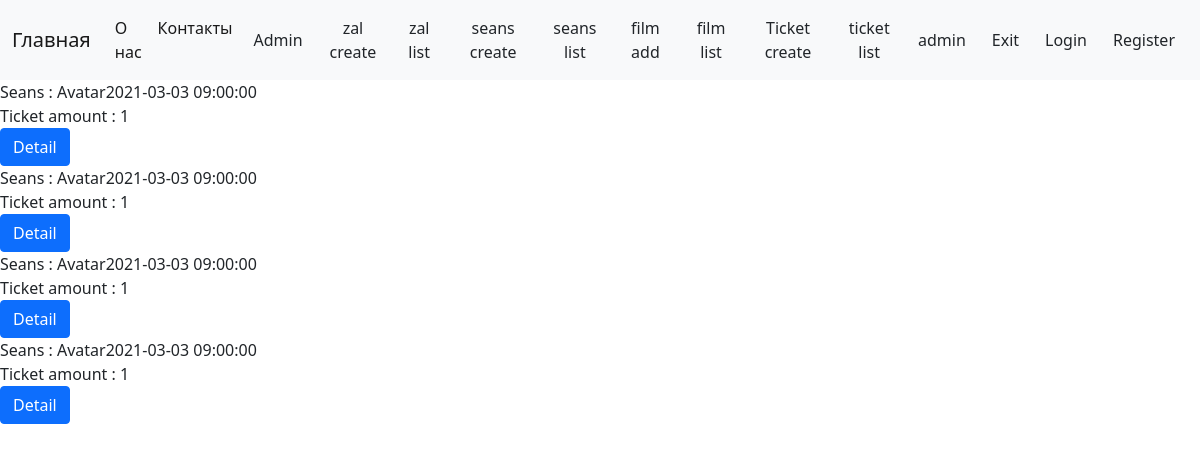
/ticket/list (signed in), run on the app's committed database.
### ticket/models.py (models this page shows, shortened)
class Ticket(models.Model):
    seans = models.ForeignKey(Seans, on_delete=models.CASCADE)
    user = models.ForeignKey('auth.User', on_delete=models.CASCADE)
    amount = models.PositiveIntegerField(default=1)

### zal/models.py (models this page shows, shortened)
class Seans(models.Model):
    date_start = models.DateField(default=0)
    date_end = models.DateField(default=0)
    time_start = models.TimeField(default=0)
    time_end = models.TimeField(default=0)
    film = models.ForeignKey(Film, on_delete=models.CASCADE, default=1)
    zal = models.ForeignKey(Zal, on_delete=models.CASCADE)
    price = models.IntegerField(default=10)
    def __str__(self):
        return f'{self.film}{self.date_start} {self.time_start}'

class Film(models.Model):
    name = models.CharField(max_length=128)
    description = models.CharField(max_length=255,
                                   verbose_name='Описание'
                                   )
    def __str__(self):
        return self.name

### ticket/views.py (the view)
# urls.py: path('ticket/list', TicketList.as_view(), name='ticket-list'),
class TicketList(LoginRequiredMixin, ListView):
    model = Ticket
    template_name = 'ticket-list.html'
    context_object_name = 'ticket_list'
    def get_queryset(self):
        queryset = super(TicketList, self).get_queryset()
        return queryset.filter(user=self.request.user)

### ticket/templates/ticket-list.html
{% extends 'static/base.html' %}
{% block content %}
{% for ticket in ticket_list %}
    <div>
        Seans : {{ ticket.seans }}
    </div>
    <div>
        Ticket amount : {{ ticket.amount }}
    </div>
    <a href="{% url "ticket-detail" pk=ticket.id %}" class="btn btn-primary">Detail</a>
    {% endfor %}
{% endblock %}

### templates/static/navbar.html (shortened to what this page needs)
<nav class="navbar navbar-expand-lg navbar-light bg-light">
    <div class="container-fluid">
        <a class="navbar-brand" href="/">Главная</a>
        <div class="collapse navbar-collapse" id="navbarSupportedContent">
            <ul class="navbar-nav me-auto mb-2 mb-lg-0">
                <li class="nav-item">
                    <a class="nav-link active" aria-current="page" href="{% url 'about' %}">О нас</a>
                </li>
                <li class="nav-item">
                    <a class="nav-link active" href="{% url 'contacts' %}" tabindex="-1" aria-disabled="true">Контакты</a>
                </li>
            </ul>
              {% if request.user.is_authenticated %}
                    <a href="{% url 'admin:index' %}" class="btn">Admin</a>
                    <a href="{% url 'zal-create' %}" class="btn">zal create</a>
                    <a href="{% url 'zal-list' %}" class="btn">zal list</a>
                    <a href="{% url 'seans-create' %}" class="btn">seans create</a>
                    <a href="{% url 'seans-list' %}" class="btn">seans list</a>
                    <a href="{% url 'film-add' %}" class="btn">film add</a>
                    <a href="{% url 'film-list' %}" class="btn">film list</a>
                    <a href="{% url 'ticket-create' %}" class="btn">Ticket create</a>
                    <a href="{% url 'ticket-list' %}" class="btn">ticket list</a>
                {% endif %}
                <a href="{% url 'profile' %}" class="btn">{{ request.user.username }}</a>
                <a href="{% url 'logout' %}" class="btn">Exit</a>
                <a href="{% url 'login' %}" class="btn">Login</a>
                <a href="{% url 'register' %}" class="btn">Register</a>
        </div>
    </div>
</nav>

### data on the page
Ticket: seans "Avatar2021-03-03 09:00:00", amount "1"
Ticket: seans "Avatar2021-03-03 09:00:00", amount "1"
Ticket: seans "Avatar2021-03-03 09:00:00", amount "1"
Ticket: seans "Avatar2021-03-03 09:00:00", amount "1"

### other printed values
{{ request.user.username }} "admin"
